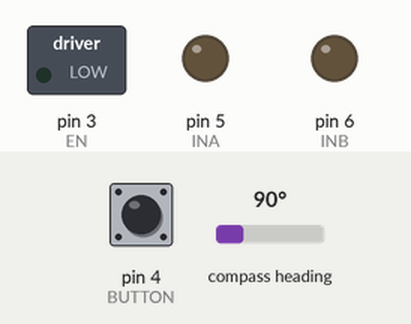
This sketch was run on a simulated Arduino Uno, built with avr-gcc and run on an emulated ATmega328P. Parts: switched loads named in the sketch (green lamp = pin HIGH), output pins drawn as LEDs (lit = HIGH). The inputs (shaded band) are chosen by the test bench; at power-on: pin 4 (BUTTON) HIGH, compass heading 90°. What the sketch prints to the serial monitor is not drawn.

Above: at 0.1 s.
At 1.1 s:
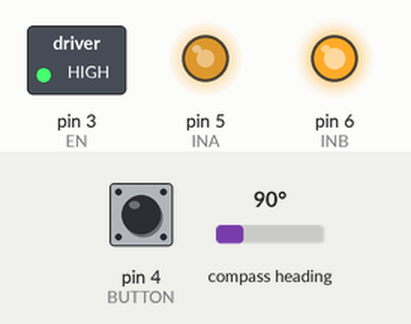
At 11.1 s:
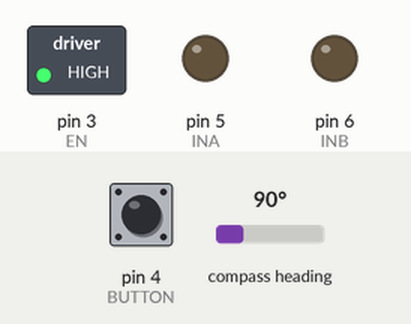
Timing chart, 0 to 12.6 s (numbered marks = the images above):
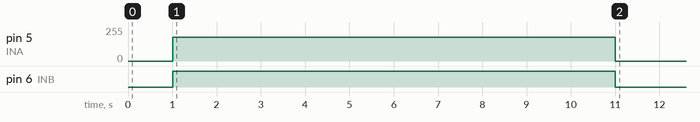

The sketch:

System_identification.ino
```cpp
#include "AS5600.h"
#include "Wire.h"
#include "math.h"

// Arduino UNO i2c pins: SCL:A5 SDA:A4
// Remeber to connect the DIR pin of the encoder to 5V to set the direction to counter-clockwise
// If using the gearbox, the motor spins in the opposite direction wrt the load => connect DIR to GND
AS5600 encoder;
float motor_position, motor_position_cumulative;
float theta, theta_cumulative;

// L298N
#define INA 5
#define INB 6
#define EN 3
int PWM_PIN = INA;

// Control button
#define BUTTON 4

// Potentiometer
#define POT A1

// Sampling time [us]
uint32_t Ts = 10000;
uint32_t t0;

// Encoder offset: the raw position when the bar is downward (our theta=0 position)
// Use the "offset.ino" program to get this value in degrees
float offset_degrees = 143.53;
float offset_radians = offset_degrees * 2*PI / 360;

// Power supply parameters
#define V_PSU 11.7 // Before the driver [V]
#define DRIVER_DROP 1.8  // Voltage drop of the driver [V]
const float V_MOT_MAX = V_PSU - DRIVER_DROP;

// Motor parameters
#define R 2.8   // [Ohm]
#define L 0.0045  // [H]
#define kphi 0.0033 // [Vs]
#define J_rot 0.000022  // [kg m^2]

// Gearbox parameters
#define GEARBOX_RATIO 5.0 // The load spins 5 times slower than the motors
#define GEARBOX_EFFICIENCY 1.0

// Gravity compensation parameters
#define m 0.0032     // mass [kg]
#define l 0.23    // length [m]
#define g 9.81     // gravity acceleration [m/s^2]
float linear_density = m / l;   // [kg/m]
float d_gc = (l - 0.04) / 2 + 0.02; // distance of the center of mass of the part of the bar that produces torque [m]
float m_gc = linear_density * (l - 0.04); // mass " [kg]
float gcomp_magic_number = 0.0047;

// Given the angle compute the dutycycle that compensate the gravity torque
float gravityCompensation(float theta) {
  float x = sin(theta);// + 0.2*cos(2*theta);
  float V_gc = x * gcomp_magic_number * R/kphi; // Voltage [V]
  return V_gc / V_MOT_MAX;                        // dutycycle in range [0,1]
}

// Controller variables
float error = 0;
float error_integral = 0;
float previous_error = 0;
float error_derivative = 0; float error_derivative_previous = 0;
float theta_ref = -PI*3/4;
float dutycycle = 0;
float u;
int pwm = 0;

// Overload of map() that accept float as input
long map(float x, float in_min, float in_max, long out_min, long out_max) {
  return (x - in_min) * (out_max - out_min) / (in_max - in_min) + out_min;
}

// Take a float dutycycle in [-1,1], and "write" the correct configuration of the l298n driver
// NB: Saturation sould be detected before calling this function!!!
#define FORWARD_BRAKE
//#define FB_SWITCH_PINS
int setPWM(float dutycycle) {
  // Throw an error if saturation is detected. The saturation must be done outside!
  if (abs(dutycycle) > 1) {
    Serial.println("Saturation detected!");
    setPWM(0);
    exit(0);
  }

  #ifdef FORWARD_BRAKE

    #ifdef FB_SWITCH_PINS
      digitalWrite(EN, 1);
      // Set the correct direction
      if ( dutycycle >= 0 ) {
        PWM_PIN = INA;
        digitalWrite(INB, 0);
      }
      else {
        PWM_PIN = INB;
        digitalWrite(INA, 0);
      }
    #endif

    #ifndef FB_SWITCH_PINS
      digitalWrite(EN, 1);
      // Set the correct direction
      if ( dutycycle >= 0 ) {
        digitalWrite(INB, 0);
      }
      else {
        digitalWrite(INB, 1);
        dutycycle = 1+dutycycle;  // We are in forward brake!
      }
    #endif

  #endif

  #ifndef FORWARD_BRAKE
    PWM_PIN = EN;
    if (dutycycle >= 0) {
      digitalWrite(INA, 1);
      digitalWrite(INB, 0);
    }
    else {
      digitalWrite(INA, 0);
      digitalWrite(INB, 1);
    }
  #endif

  // Compute the int value of the pwm in the range [0,255]
  int pwm = map( abs(dutycycle), 0.0, 1.0, 0, 255);
  analogWrite(PWM_PIN, pwm);

  return pwm;
}

// Return the angle in radians in a range [-pi,pi], where 0 is the downward position
// We are measuring the motor's position, but we want to control the load => we need to take into account the gearbox
float readTheta() {
  // Measure the cumulative position of the motor, taking into account the offset
  motor_position_cumulative = (encoder.getCumulativePosition() * AS5600_RAW_TO_RADIANS);

  // Cumulative position of the load
  theta_cumulative = motor_position_cumulative / GEARBOX_RATIO;

  // Remove complete revolutions from the measurement
  float theta = fmod(theta_cumulative, 2*PI); // in [-2*PI, 2*PI]

  // We want the measurement to be in the [-PI, PI] range
  //if (theta > PI) theta -= 2*PI;
  //else if (theta < -PI) theta += 2*PI;

  return theta;
}

// Return the sign of a number
float sign(float x) {
  return x / abs(x);
}

void setup() {
  pinMode(INA, OUTPUT);
  pinMode(INB, OUTPUT);
  pinMode(EN, OUTPUT);
  pinMode(POT, INPUT);

  // Change this depending on the configuration
  digitalWrite(INB, 0);
  digitalWrite(INA, 0);

  pinMode(BUTTON, INPUT);

  // Increase the baudrate to speed things up
  Serial.begin(250000);
  Serial.println("\n===================================\nProgram started");

  // From the library example
  Wire.begin();
  Wire.setClock(800000);
  encoder.begin(2);
  Serial.print("AS5600 connect: "); Serial.println(encoder.isConnected());

  // Set the offset
  encoder.setOffset(-offset_degrees);
  encoder.resetCumulativePosition();

  // Wait for the button to be pressed
  Serial.println("Press the button to start the experiment");
  while(!digitalRead(BUTTON)); delay(1000);
  Serial.println("Starting the experiment");

  // Initialize error to avoid initial spike in the derivative
  error = readTheta() - theta_ref;

  // Initialize time
  t0 = micros();

  Serial.print("data = [ ");
  while( micros() - t0 < 10000000) {  // Loop for 10 seconds
    uint32_t t_loop = micros();
    uint32_t t = t_loop - t0;
    float t_seconds = t / 1000000.0;

    // Read the position of the bar
    theta = readTheta();

    // Log
    Serial.print(t_seconds); Serial.print(", "); Serial.print(u); Serial.print(", "); Serial.print(dutycycle); Serial.print(", "); Serial.print(theta); Serial.print("; ");

    // Compute the voltage to apply
    float f = 0.5;
    u = 0.3 ;//* ( sin(2*PI*f * t_seconds) + sin(2.3*2*PI*f * t_seconds) );
    dutycycle = u + gravityCompensation(theta);

    // Apply the voltage
    if ( dutycycle > 1 ) dutycycle = 1;
    if ( dutycycle < -1 ) dutycycle = -1;
    setPWM(-1*dutycycle);

    // Wait
    while (micros() - t_loop < Ts);
  }
  Serial.println(" ]");
  Serial.println("Experiment finished!");
  setPWM(0);
}

void loop() {


}
```
